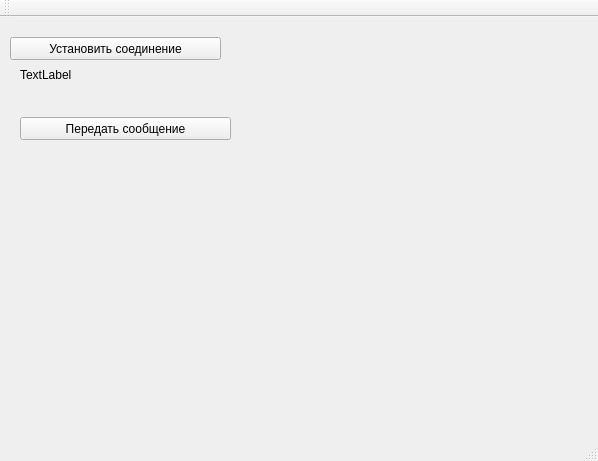
<?xml version="1.0" encoding="UTF-8"?>
<ui version="4.0">
 <class>tcp_client</class>
 <widget class="QMainWindow" name="tcp_client">
  <property name="geometry">
   <rect>
    <x>0</x>
    <y>0</y>
    <width>598</width>
    <height>461</height>
   </rect>
  </property>
  <property name="windowTitle">
   <string>tcp_client</string>
  </property>
  <widget class="QWidget" name="centralWidget">
   <widget class="QPushButton" name="pushButton">
    <property name="geometry">
     <rect>
      <x>10</x>
      <y>20</y>
      <width>211</width>
      <height>23</height>
     </rect>
    </property>
    <property name="text">
     <string>Установить соединение</string>
    </property>
   </widget>
   <widget class="QLabel" name="label">
    <property name="geometry">
     <rect>
      <x>20</x>
      <y>50</y>
      <width>191</width>
      <height>16</height>
     </rect>
    </property>
    <property name="text">
     <string>TextLabel</string>
    </property>
   </widget>
   <widget class="QPushButton" name="pushButton_2">
    <property name="geometry">
     <rect>
      <x>20</x>
      <y>100</y>
      <width>211</width>
      <height>23</height>
     </rect>
    </property>
    <property name="text">
     <string>Передать сообщение</string>
    </property>
   </widget>
  </widget>
  <widget class="QMenuBar" name="menuBar">
   <property name="geometry">
    <rect>
     <x>0</x>
     <y>0</y>
     <width>598</width>
     <height>21</height>
    </rect>
   </property>
  </widget>
  <widget class="QToolBar" name="mainToolBar">
   <attribute name="toolBarArea">
    <enum>TopToolBarArea</enum>
   </attribute>
   <attribute name="toolBarBreak">
    <bool>false</bool>
   </attribute>
  </widget>
  <widget class="QStatusBar" name="statusBar"/>
 </widget>
 <layoutdefault spacing="6" margin="11"/>
 <resources/>
 <connections/>
</ui>
